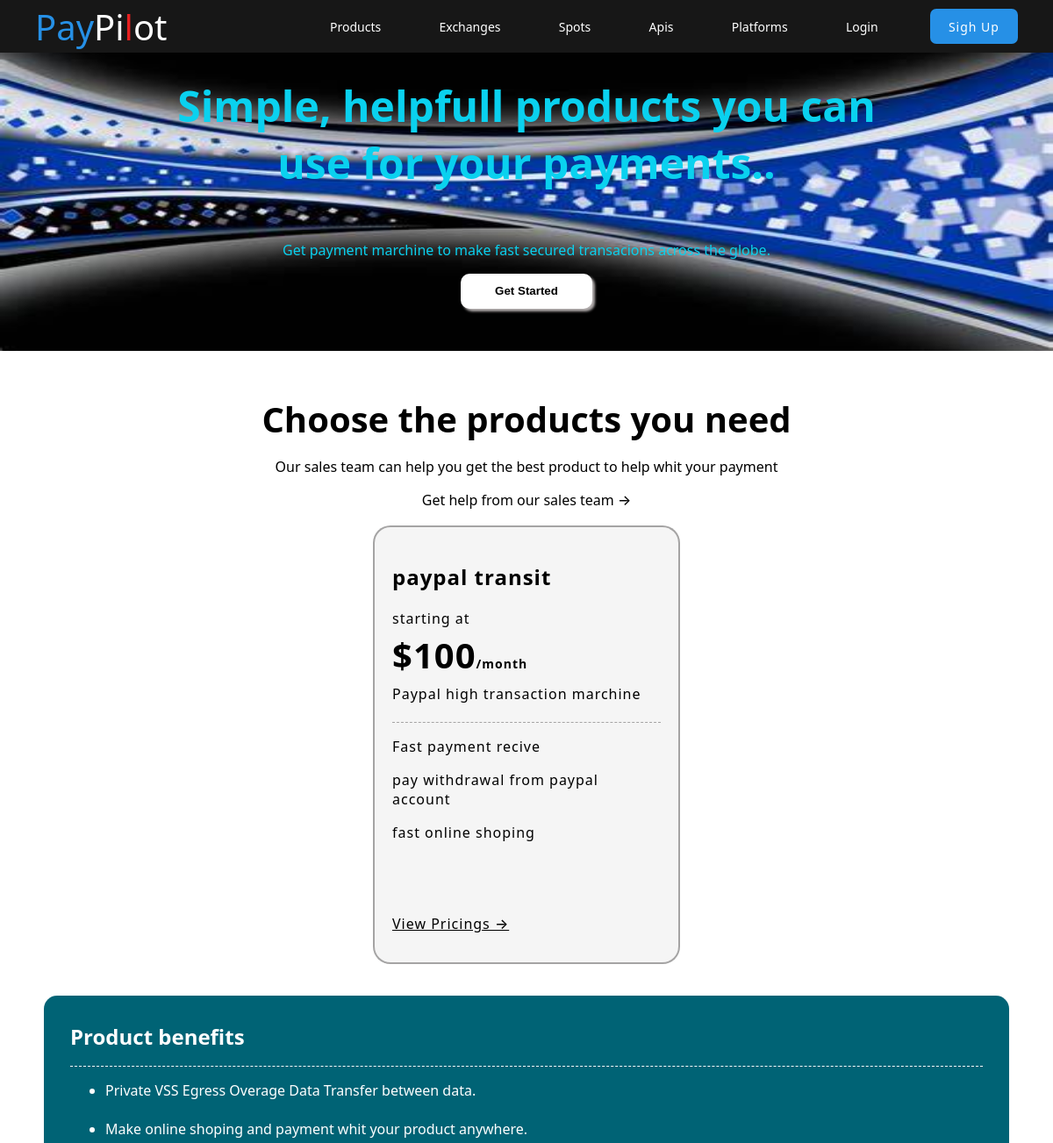
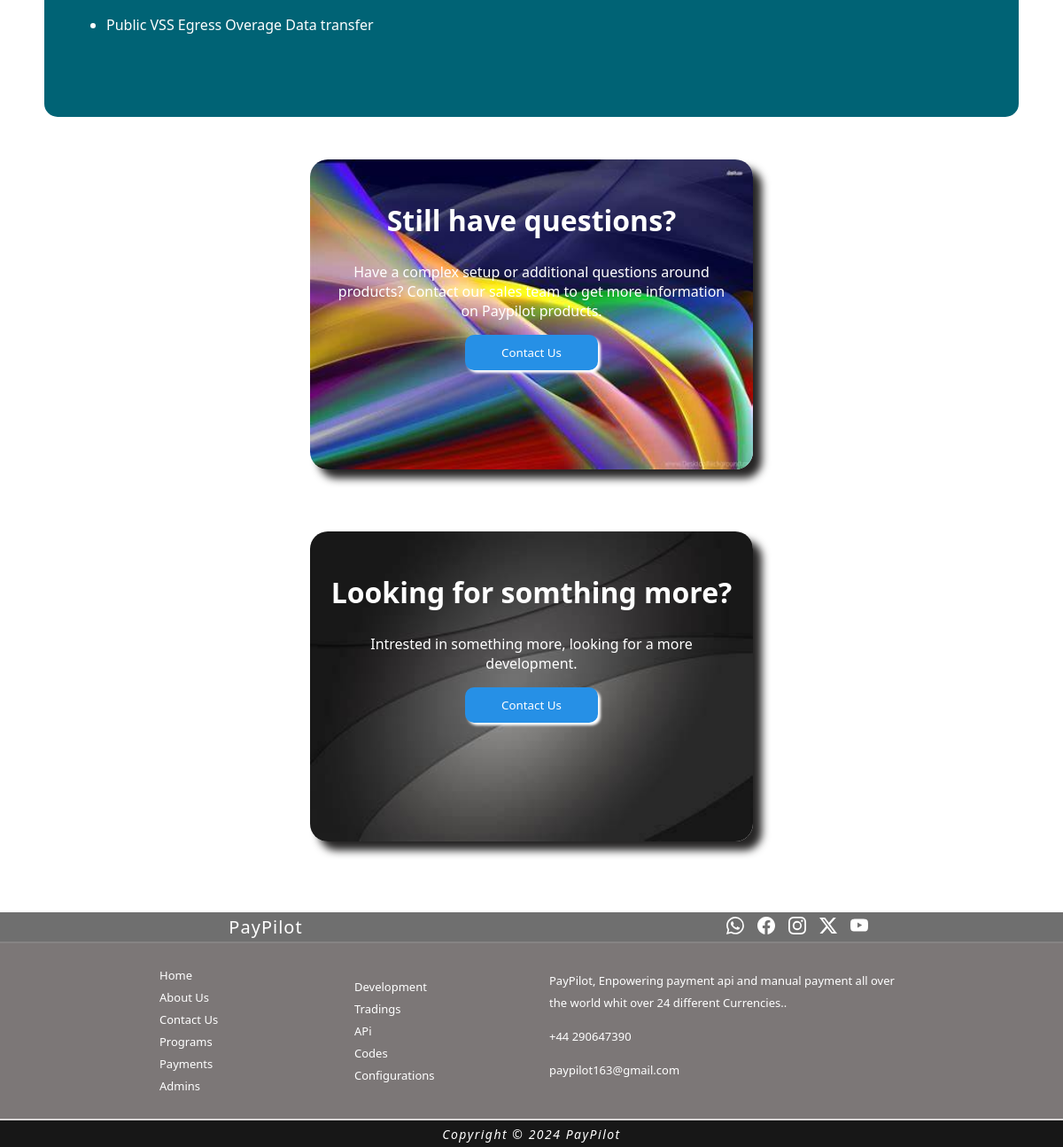
The app's page /Products/ with its own data (2 pictures, top to bottom).
### paypilotapp/models.py (models this page shows, shortened)
class product(models.Model):
    pro_name = models.CharField('product name', null=False, blank=False, max_length=500)
    price = models.IntegerField('products pricing', default=0)
    shot_des = models.CharField('short title discription', null=False, blank=False, max_length=200)
    prod_id = models.CharField('product id to get the particular product', blank=True, null=True, max_length=100)
    features1 = models.CharField('features1 in a strait line short features', blank=True, null=True, max_length=100)
    features2 = models.CharField('features2 in a strait line short features', blank=True, null=True, max_length=100)
    features3 = models.CharField('features3 in a strait line short features', blank=True, null=True, max_length=100)
    is_ver = models.BooleanField('do not click to verify products', default=False)

### paypilotapp/views.py (the view)
# urls.py: path('Products/', views.products, name='product pages'),
@re_ge
def products(request):
    pro = product.objects.filter(is_ver=True)[:20]
    context = {
        'products': pro
    }
    return render(request, 'paypilotapp/products.html', context=context)

### paypilotapp/templates/paypilotapp/products.html (shortened to what this page needs)
{% extends 'paypilotapp/base.html' %}
{% load static %}
{% block metadata %}
<link rel="stylesheet" href="{% static 'paypilotapp/styles/prod.css' %}">
{% endblock %}
{% block content %}
{% if request.user.is_authenticated %}
<section>
    <h2>
        no product yet
    </h2>
</section>
{% else %}
<section class="not_log_sect" style="background-image: url(/static/paypilotapp/images/curves.jpeg);">
<h2>
    Simple, helpfull products you can use for your payments..
</h2>
<p>
    Get payment marchine to make fast secured transacions across the globe.
</p>
<a href="">
    <button>
        Get Started
    </button>
</a>
</section>
{% endif %}
<section class="not_log_sect2">
    <aside class="product_header">
        <strong>
            Choose the products you need
        </strong>
        <p>
            Our sales team can help you get the best product to help whit your payment
        </p>
        <a href="">Get help from our sales team &RightArrow;</a>
    </aside>
    <br>
    <aside class="all_products">
        {% if products %}
        {% for item in products %}
        <aside class="single_product">
            <div>
                <h2>
                    {{item.pro_name}}
                </h2>
                <p>starting at</p>
                <span>
                    <h2>
                        ${{item.price}}<em>/month</em>
                    </h2>
                </span>
                <p>
                    {{item.shot_des}}
                </p>
            </div>
            <p>
                {{item.features1}}
            </p>
            <p>
                {{item.features2}}
            </p>
            <p>
                {{item.features3}}
            </p>
            <br>
            <br>
            <br>
            <a href="" style=" color:#000">
                View Pricings &rightarrow;
            </a>
        </aside>
        {% endfor %}
        {% endif %}
    </aside>
<br>
    <br>
    <aside class="build_management">
        <h2>
            Product benefits
        </h2>
        <ul>
            <li>
                Private VSS Egress Overage Data Transfer between data.
            </li>
            <br>
            <li>
                Make online shoping and payment whit your product anywhere.
            </li>
            <br>
           <li>
            Public VSS Egress Overage Data transfer
           </li>
        </ul>
         </aside>
         <br>
         <aside class="ending">
            <div class="helps" style="background-image: url(/static/paypilotapp/images/faq.jpeg);">
                <h2>
                    Still have questions?
                </h2>
                <p>
                    Have a complex setup or additional questions around products? Contact our sales team to get more information on Paypilot products.
                </p>
                <a href="">
                    <button>
                        Contact Us
                    </button>
                </a>
            </div>
            <div class="helps" style="background-image: url(/static/paypilotapp/images/more.jpeg);">
                <h2>
                    Looking for somthing more?
                </h2>
                <p>
                    Intrested in something more, looking for a more development.
                </p>
                <a href="">
                    <button>
                        Contact Us
                    </button>
                </a>
            </div>
         </aside>
    </section>
{% endblock %}

### paypilotapp/static/paypilotapp/styles/prod.css (style rules this page uses)
.not_log_sect { width: 100%; height: 400px; box-sizing: border-box; overflow: hidden; background-repeat: no-repeat; background-size: 100% 100%; display: flex; align-items: center; justify-content: center; flex-direction: column; text-align: center; font-family: var(--font); font-weight: 500; color: rgb(10, 209, 239); }
.not_log_sect h2 { font-size: 3rem; width: 70%; }
.not_log_sect button { width: 150px; height: 40px; background-color: #fff; color: #000; box-sizing: border-box; border: none; border-radius: 10px; font-weight: 700; box-shadow: 3px 3px 3px #b3aeae; cursor: pointer; transition: .2s; }
.not_log_sect2 { width: 100%; height: fit-content; box-sizing: border-box; overflow: hidden; padding: 100px; display: flex; align-items: center; justify-content: center; flex-direction: column; }
.product_header { width: 70%; box-sizing: border-box; text-align: center; color: #000; font-family: var(--font); font-weight: 500; }
.product_header strong { font-size: 2.5rem; }
.product_header a { text-decoration: none; color: #000; }
.build_management { border-radius: 15px; min-width: 100%; padding: 30px; min-height: 300px; height: fit-content; box-sizing: border-box; background-color: rgb(0, 99, 117); color: #fff; font-family: var(--font); }
.build_management h2 { margin-block-end: 0rem; margin-block-start: 0rem; height: 50px; border-bottom: 1px dashed #fff; }
.ending { margin: 30px; width: 90%; height: fit-content; box-sizing: border-box; display: flex; align-items: center; justify-content: center; flex-wrap: wrap; gap: 70px; }
.helps { width: 500px; height: 350px; box-sizing: border-box; padding: 20px; overflow: hidden; box-shadow: 10px 10px 10px #262525; background-size: 100% 100%; background-repeat: no-repeat; border-radius: 20px; font-family: var(--font); color: #fff; font-weight: 500; text-align: center; }
.helps h2 { font-size: 2rem; }
.helps button { width: 150px; height: 40px; cursor: pointer; border-radius: 10px; font-family: var(--font); font-weight: 500; background-color: var(--btn_color); color: #fff; border: none; box-shadow: 3px 3px 3px #fff; transition: .2s; }
.all_products { width: 100%; height: fit-content; box-sizing: border-box; overflow: hidden; display: flex; align-items: center; justify-content: center; flex-wrap: wrap; gap: 20px; }
.single_product { width: 350px; border: 2px solid #56555580; height: 500px; box-sizing: border-box; overflow: hidden; background-color: whitesmoke; border-radius: 20px; padding: 20px; font-family: var(--font); letter-spacing: 1px; font-weight: 500; }
.single_product div > span > h2 { font-size: 2.5rem; margin-block-end: 0rem; margin-block-start: 0rem; }
.single_product div > p { margin-block-end: 0.20rem; margin-block-start: 0.40rem; }
.single_product div > span > h2 > em { font-style: normal; font-size: 14px; }
.single_product div { width: 100%; height: 40%; border-bottom: 1px dashed #56555580; }
.not_log_sect2 { padding: 50px 50px; }
.product_header { width: 100%; }

### paypilotapp/static/paypilotapp/styles/base.css (style rules this page uses)
body { margin: 0px; overflow-x: hidden; box-sizing: border-box; }
:root { ---header_color:#171717; ---header_text_color:#fff; --btn_color:rgb(38, 144, 230); --hlper_color:rgb(121, 116, 116); --font: system-ui, -apple-system, BlinkMacSystemFont, 'Segoe UI', Roboto, Oxygen, Ubuntu, Cantarell, 'Open Sans', 'Helvetica Neue', sans-serif; }

### records on screen
product: pro_name "paypal transit", price "100", shot_des "Paypal high transaction marchine", features1 "Fast payment recive", features2 "pay withdrawal from paypal account", features3 "fast online shoping"
